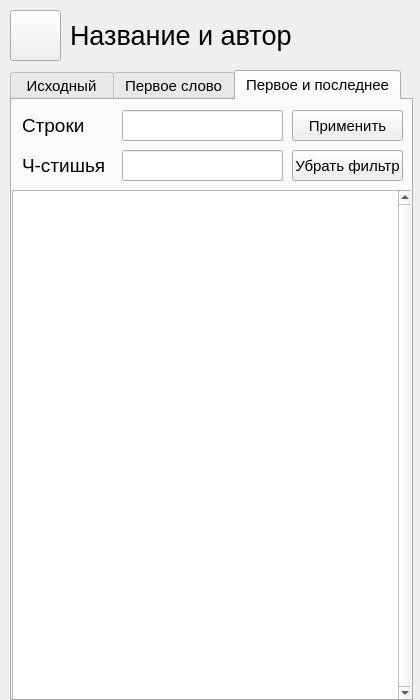
<?xml version="1.0" encoding="UTF-8"?>
<ui version="4.0">
 <class>VerseOpenForm</class>
 <widget class="QMainWindow" name="VerseOpenForm">
  <property name="geometry">
   <rect>
    <x>0</x>
    <y>0</y>
    <width>420</width>
    <height>700</height>
   </rect>
  </property>
  <property name="windowTitle">
   <string>MainWindow</string>
  </property>
  <widget class="QWidget" name="centralwidget">
   <widget class="QWidget" name="horizontalLayoutWidget">
    <property name="geometry">
     <rect>
      <x>70</x>
      <y>10</y>
      <width>341</width>
      <height>51</height>
     </rect>
    </property>
    <layout class="QHBoxLayout" name="horizontalLayout">
     <item>
      <widget class="QLabel" name="titleAndAuthorLabel">
       <property name="font">
        <font>
         <pointsize>20</pointsize>
        </font>
       </property>
       <property name="text">
        <string>&lt;html&gt;&lt;head/&gt;&lt;body&gt;&lt;p&gt;Название и автор&lt;/p&gt;&lt;/body&gt;&lt;/html&gt;</string>
       </property>
      </widget>
     </item>
    </layout>
   </widget>
   <widget class="QWidget" name="horizontalLayoutWidget_9">
    <property name="geometry">
     <rect>
      <x>10</x>
      <y>10</y>
      <width>51</width>
      <height>51</height>
     </rect>
    </property>
    <layout class="QHBoxLayout" name="horizontalLayout_9">
     <item>
      <widget class="QPushButton" name="backButton">
       <property name="sizePolicy">
        <sizepolicy hsizetype="Minimum" vsizetype="Minimum">
         <horstretch>0</horstretch>
         <verstretch>0</verstretch>
        </sizepolicy>
       </property>
       <property name="text">
        <string/>
       </property>
      </widget>
     </item>
    </layout>
   </widget>
   <widget class="QWidget" name="verticalLayoutWidget">
    <property name="geometry">
     <rect>
      <x>10</x>
      <y>70</y>
      <width>403</width>
      <height>631</height>
     </rect>
    </property>
    <layout class="QVBoxLayout" name="verticalLayout">
     <item>
      <widget class="QTabWidget" name="tabWidget">
       <property name="sizePolicy">
        <sizepolicy hsizetype="Preferred" vsizetype="Expanding">
         <horstretch>0</horstretch>
         <verstretch>0</verstretch>
        </sizepolicy>
       </property>
       <property name="font">
        <font>
         <pointsize>11</pointsize>
        </font>
       </property>
       <property name="focusPolicy">
        <enum>Qt::TabFocus</enum>
       </property>
       <property name="layoutDirection">
        <enum>Qt::LeftToRight</enum>
       </property>
       <property name="autoFillBackground">
        <bool>false</bool>
       </property>
       <property name="tabPosition">
        <enum>QTabWidget::North</enum>
       </property>
       <property name="tabShape">
        <enum>QTabWidget::Rounded</enum>
       </property>
       <property name="currentIndex">
        <number>2</number>
       </property>
       <property name="elideMode">
        <enum>Qt::ElideNone</enum>
       </property>
       <property name="usesScrollButtons">
        <bool>false</bool>
       </property>
       <property name="movable">
        <bool>false</bool>
       </property>
       <property name="tabBarAutoHide">
        <bool>false</bool>
       </property>
       <widget class="QWidget" name="sourceVerseText">
        <attribute name="title">
         <string> Исходный </string>
        </attribute>
        <widget class="QWidget" name="horizontalLayoutWidget_2">
         <property name="geometry">
          <rect>
           <x>10</x>
           <y>10</y>
           <width>91</width>
           <height>31</height>
          </rect>
         </property>
         <layout class="QHBoxLayout" name="horizontalLayout_2">
          <item>
           <widget class="QLabel" name="label">
            <property name="font">
             <font>
              <pointsize>14</pointsize>
             </font>
            </property>
            <property name="text">
             <string>Строки</string>
            </property>
           </widget>
          </item>
         </layout>
        </widget>
        <widget class="QWidget" name="horizontalLayoutWidget_4">
         <property name="geometry">
          <rect>
           <x>10</x>
           <y>50</y>
           <width>91</width>
           <height>31</height>
          </rect>
         </property>
         <layout class="QHBoxLayout" name="horizontalLayout_4">
          <item>
           <widget class="QLabel" name="label_2">
            <property name="font">
             <font>
              <pointsize>14</pointsize>
             </font>
            </property>
            <property name="text">
             <string>Ч-стишья</string>
            </property>
           </widget>
          </item>
         </layout>
        </widget>
        <widget class="QWidget" name="horizontalLayoutWidget_5">
         <property name="geometry">
          <rect>
           <x>280</x>
           <y>10</y>
           <width>111</width>
           <height>31</height>
          </rect>
         </property>
         <layout class="QHBoxLayout" name="horizontalLayout_5">
          <item>
           <widget class="QPushButton" name="applyButton">
            <property name="sizePolicy">
             <sizepolicy hsizetype="Minimum" vsizetype="Minimum">
              <horstretch>0</horstretch>
              <verstretch>0</verstretch>
             </sizepolicy>
            </property>
            <property name="text">
             <string>Применить</string>
            </property>
           </widget>
          </item>
         </layout>
        </widget>
        <widget class="QWidget" name="horizontalLayoutWidget_6">
         <property name="geometry">
          <rect>
           <x>110</x>
           <y>10</y>
           <width>161</width>
           <height>31</height>
          </rect>
         </property>
         <layout class="QHBoxLayout" name="horizontalLayout_6">
          <item>
           <widget class="QLineEdit" name="strings">
            <property name="sizePolicy">
             <sizepolicy hsizetype="Expanding" vsizetype="Minimum">
              <horstretch>0</horstretch>
              <verstretch>0</verstretch>
             </sizepolicy>
            </property>
           </widget>
          </item>
         </layout>
        </widget>
        <widget class="QWidget" name="horizontalLayoutWidget_7">
         <property name="geometry">
          <rect>
           <x>110</x>
           <y>50</y>
           <width>161</width>
           <height>31</height>
          </rect>
         </property>
         <layout class="QHBoxLayout" name="horizontalLayout_7">
          <item>
           <widget class="QLineEdit" name="quatrains">
            <property name="sizePolicy">
             <sizepolicy hsizetype="Expanding" vsizetype="Minimum">
              <horstretch>0</horstretch>
              <verstretch>0</verstretch>
             </sizepolicy>
            </property>
           </widget>
          </item>
         </layout>
        </widget>
        <widget class="QWidget" name="verticalLayoutWidget_2">
         <property name="geometry">
          <rect>
           <x>10</x>
           <y>90</y>
           <width>381</width>
           <height>511</height>
          </rect>
         </property>
         <layout class="QVBoxLayout" name="verticalLayout_2">
          <item>
           <widget class="QTextBrowser" name="verseText">
            <property name="font">
             <font>
              <pointsize>12</pointsize>
             </font>
            </property>
            <property name="verticalScrollBarPolicy">
             <enum>Qt::ScrollBarAlwaysOn</enum>
            </property>
           </widget>
          </item>
         </layout>
        </widget>
        <widget class="QWidget" name="horizontalLayoutWidget_29">
         <property name="geometry">
          <rect>
           <x>280</x>
           <y>50</y>
           <width>111</width>
           <height>31</height>
          </rect>
         </property>
         <layout class="QHBoxLayout" name="horizontalLayout_39">
          <item>
           <widget class="QPushButton" name="removeFiltersButton">
            <property name="sizePolicy">
             <sizepolicy hsizetype="Minimum" vsizetype="Minimum">
              <horstretch>0</horstretch>
              <verstretch>0</verstretch>
             </sizepolicy>
            </property>
            <property name="text">
             <string>Убрать фильтр</string>
            </property>
           </widget>
          </item>
         </layout>
        </widget>
       </widget>
       <widget class="QWidget" name="firstWordOfStrings">
        <attribute name="title">
         <string>Первое слово</string>
        </attribute>
        <widget class="QWidget" name="horizontalLayoutWidget_19">
         <property name="geometry">
          <rect>
           <x>10</x>
           <y>50</y>
           <width>91</width>
           <height>31</height>
          </rect>
         </property>
         <layout class="QHBoxLayout" name="horizontalLayout_19">
          <item>
           <widget class="QLabel" name="label_9">
            <property name="font">
             <font>
              <pointsize>14</pointsize>
             </font>
            </property>
            <property name="text">
             <string>Ч-стишья</string>
            </property>
           </widget>
          </item>
         </layout>
        </widget>
        <widget class="QWidget" name="horizontalLayoutWidget_20">
         <property name="geometry">
          <rect>
           <x>110</x>
           <y>10</y>
           <width>161</width>
           <height>31</height>
          </rect>
         </property>
         <layout class="QHBoxLayout" name="horizontalLayout_20">
          <item>
           <widget class="QLineEdit" name="strings_2">
            <property name="sizePolicy">
             <sizepolicy hsizetype="Expanding" vsizetype="Minimum">
              <horstretch>0</horstretch>
              <verstretch>0</verstretch>
             </sizepolicy>
            </property>
           </widget>
          </item>
         </layout>
        </widget>
        <widget class="QWidget" name="verticalLayoutWidget_4">
         <property name="geometry">
          <rect>
           <x>10</x>
           <y>90</y>
           <width>381</width>
           <height>511</height>
          </rect>
         </property>
         <layout class="QVBoxLayout" name="verticalLayout_4">
          <item>
           <widget class="QTextBrowser" name="verseText_2">
            <property name="font">
             <font>
              <pointsize>12</pointsize>
             </font>
            </property>
            <property name="verticalScrollBarPolicy">
             <enum>Qt::ScrollBarAlwaysOn</enum>
            </property>
           </widget>
          </item>
         </layout>
        </widget>
        <widget class="QWidget" name="horizontalLayoutWidget_36">
         <property name="geometry">
          <rect>
           <x>280</x>
           <y>50</y>
           <width>111</width>
           <height>31</height>
          </rect>
         </property>
         <layout class="QHBoxLayout" name="horizontalLayout_46">
          <item>
           <widget class="QPushButton" name="removeFiltersButton_2">
            <property name="sizePolicy">
             <sizepolicy hsizetype="Minimum" vsizetype="Minimum">
              <horstretch>0</horstretch>
              <verstretch>0</verstretch>
             </sizepolicy>
            </property>
            <property name="text">
             <string>Убрать фильтр</string>
            </property>
           </widget>
          </item>
         </layout>
        </widget>
        <widget class="QWidget" name="horizontalLayoutWidget_21">
         <property name="geometry">
          <rect>
           <x>10</x>
           <y>10</y>
           <width>91</width>
           <height>31</height>
          </rect>
         </property>
         <layout class="QHBoxLayout" name="horizontalLayout_21">
          <item>
           <widget class="QLabel" name="label_10">
            <property name="font">
             <font>
              <pointsize>14</pointsize>
             </font>
            </property>
            <property name="text">
             <string>Строки</string>
            </property>
           </widget>
          </item>
         </layout>
        </widget>
        <widget class="QWidget" name="horizontalLayoutWidget_22">
         <property name="geometry">
          <rect>
           <x>280</x>
           <y>10</y>
           <width>111</width>
           <height>31</height>
          </rect>
         </property>
         <layout class="QHBoxLayout" name="horizontalLayout_22">
          <item>
           <widget class="QPushButton" name="applyButton_2">
            <property name="sizePolicy">
             <sizepolicy hsizetype="Minimum" vsizetype="Minimum">
              <horstretch>0</horstretch>
              <verstretch>0</verstretch>
             </sizepolicy>
            </property>
            <property name="text">
             <string>Применить</string>
            </property>
           </widget>
          </item>
         </layout>
        </widget>
        <widget class="QWidget" name="horizontalLayoutWidget_23">
         <property name="geometry">
          <rect>
           <x>110</x>
           <y>50</y>
           <width>161</width>
           <height>31</height>
          </rect>
         </property>
         <layout class="QHBoxLayout" name="horizontalLayout_23">
          <item>
           <widget class="QLineEdit" name="quatrains_2">
            <property name="sizePolicy">
             <sizepolicy hsizetype="Expanding" vsizetype="Minimum">
              <horstretch>0</horstretch>
              <verstretch>0</verstretch>
             </sizepolicy>
            </property>
           </widget>
          </item>
         </layout>
        </widget>
       </widget>
       <widget class="QWidget" name="firstAndLastWordsOfStrings">
        <attribute name="title">
         <string>Первое и последнее</string>
        </attribute>
        <widget class="QWidget" name="horizontalLayoutWidget_37">
         <property name="geometry">
          <rect>
           <x>10</x>
           <y>50</y>
           <width>91</width>
           <height>31</height>
          </rect>
         </property>
         <layout class="QHBoxLayout" name="horizontalLayout_47">
          <item>
           <widget class="QLabel" name="label_19">
            <property name="font">
             <font>
              <pointsize>14</pointsize>
             </font>
            </property>
            <property name="text">
             <string>Ч-стишья</string>
            </property>
           </widget>
          </item>
         </layout>
        </widget>
        <widget class="QWidget" name="horizontalLayoutWidget_38">
         <property name="geometry">
          <rect>
           <x>110</x>
           <y>10</y>
           <width>161</width>
           <height>31</height>
          </rect>
         </property>
         <layout class="QHBoxLayout" name="horizontalLayout_48">
          <item>
           <widget class="QLineEdit" name="strings_3">
            <property name="sizePolicy">
             <sizepolicy hsizetype="Expanding" vsizetype="Minimum">
              <horstretch>0</horstretch>
              <verstretch>0</verstretch>
             </sizepolicy>
            </property>
           </widget>
          </item>
         </layout>
        </widget>
        <widget class="QWidget" name="verticalLayoutWidget_7">
         <property name="geometry">
          <rect>
           <x>0</x>
           <y>90</y>
           <width>401</width>
           <height>511</height>
          </rect>
         </property>
         <layout class="QVBoxLayout" name="verticalLayout_9">
          <item>
           <widget class="QTextBrowser" name="verseText_3">
            <property name="font">
             <font>
              <pointsize>12</pointsize>
             </font>
            </property>
            <property name="verticalScrollBarPolicy">
             <enum>Qt::ScrollBarAlwaysOn</enum>
            </property>
           </widget>
          </item>
         </layout>
        </widget>
        <widget class="QWidget" name="horizontalLayoutWidget_39">
         <property name="geometry">
          <rect>
           <x>280</x>
           <y>50</y>
           <width>111</width>
           <height>31</height>
          </rect>
         </property>
         <layout class="QHBoxLayout" name="horizontalLayout_49">
          <item>
           <widget class="QPushButton" name="removeFiltersButton_3">
            <property name="sizePolicy">
             <sizepolicy hsizetype="Minimum" vsizetype="Minimum">
              <horstretch>0</horstretch>
              <verstretch>0</verstretch>
             </sizepolicy>
            </property>
            <property name="text">
             <string>Убрать фильтр</string>
            </property>
           </widget>
          </item>
         </layout>
        </widget>
        <widget class="QWidget" name="horizontalLayoutWidget_40">
         <property name="geometry">
          <rect>
           <x>10</x>
           <y>10</y>
           <width>91</width>
           <height>31</height>
          </rect>
         </property>
         <layout class="QHBoxLayout" name="horizontalLayout_50">
          <item>
           <widget class="QLabel" name="label_20">
            <property name="font">
             <font>
              <pointsize>14</pointsize>
             </font>
            </property>
            <property name="text">
             <string>Строки</string>
            </property>
           </widget>
          </item>
         </layout>
        </widget>
        <widget class="QWidget" name="horizontalLayoutWidget_41">
         <property name="geometry">
          <rect>
           <x>280</x>
           <y>10</y>
           <width>111</width>
           <height>31</height>
          </rect>
         </property>
         <layout class="QHBoxLayout" name="horizontalLayout_51">
          <item>
           <widget class="QPushButton" name="applyButton_3">
            <property name="sizePolicy">
             <sizepolicy hsizetype="Minimum" vsizetype="Minimum">
              <horstretch>0</horstretch>
              <verstretch>0</verstretch>
             </sizepolicy>
            </property>
            <property name="text">
             <string>Применить</string>
            </property>
           </widget>
          </item>
         </layout>
        </widget>
        <widget class="QWidget" name="horizontalLayoutWidget_42">
         <property name="geometry">
          <rect>
           <x>110</x>
           <y>50</y>
           <width>161</width>
           <height>31</height>
          </rect>
         </property>
         <layout class="QHBoxLayout" name="horizontalLayout_52">
          <item>
           <widget class="QLineEdit" name="lineEdit_18">
            <property name="sizePolicy">
             <sizepolicy hsizetype="Expanding" vsizetype="Minimum">
              <horstretch>0</horstretch>
              <verstretch>0</verstretch>
             </sizepolicy>
            </property>
           </widget>
          </item>
         </layout>
        </widget>
       </widget>
      </widget>
     </item>
    </layout>
   </widget>
  </widget>
 </widget>
 <resources/>
 <connections/>
</ui>
